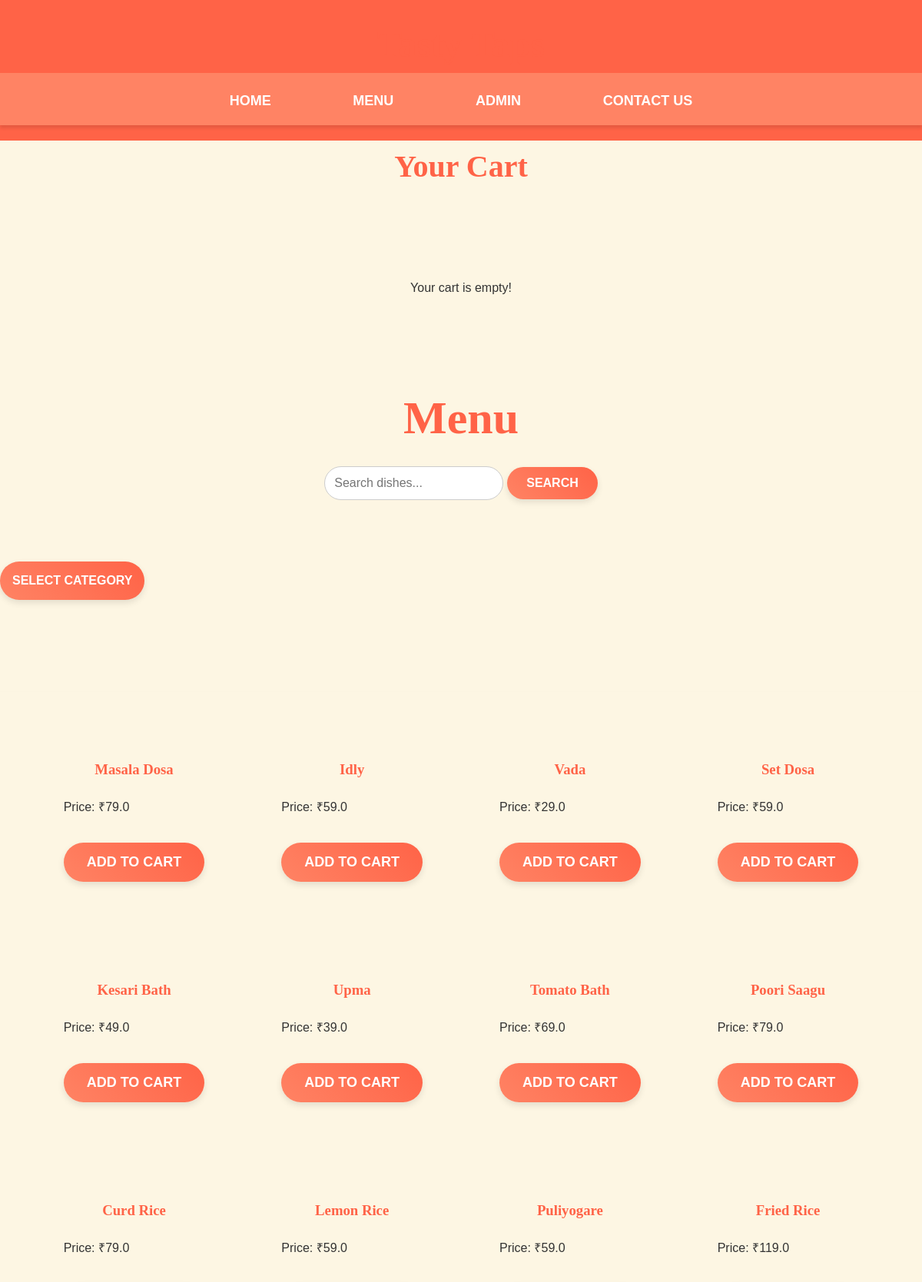
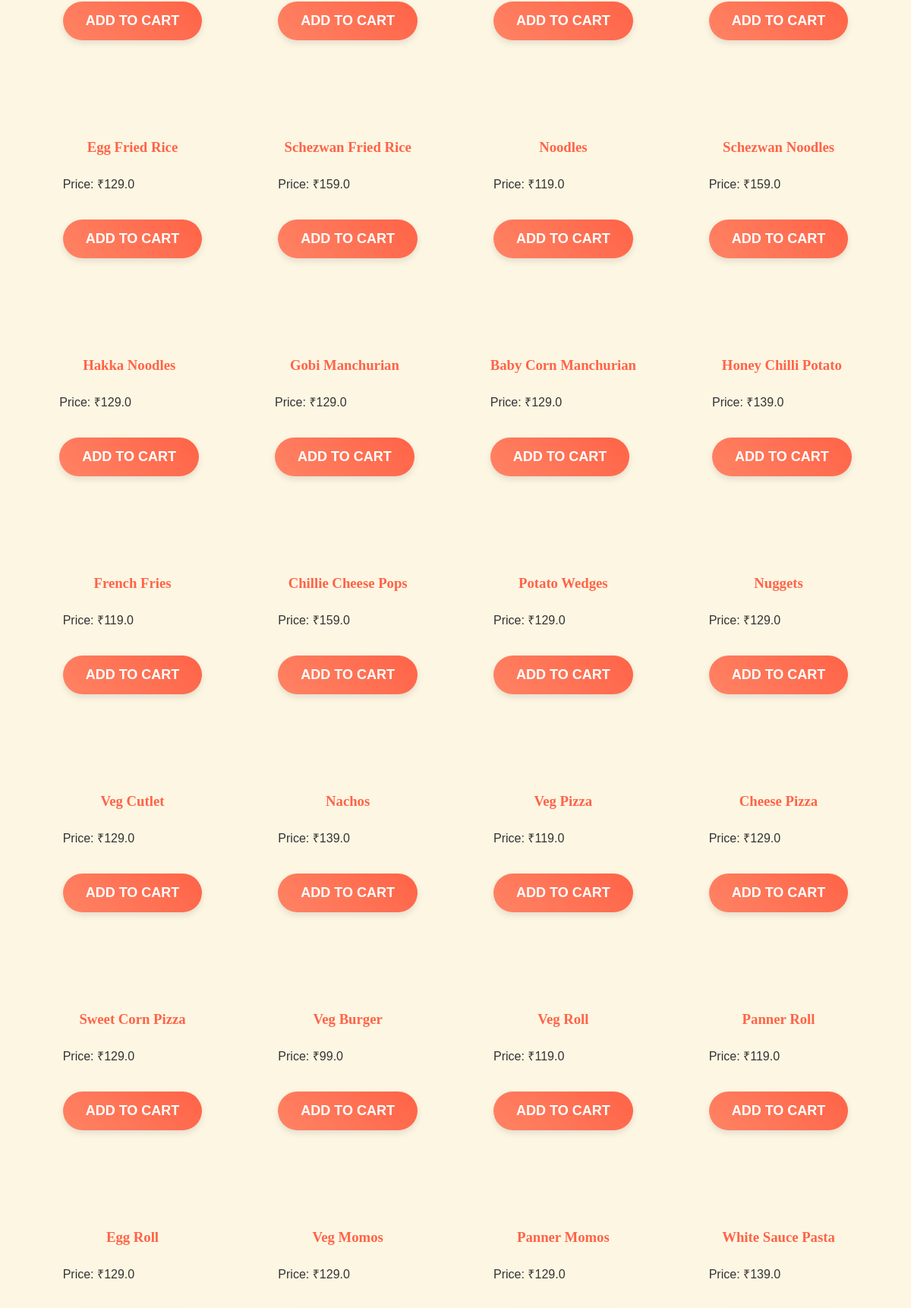
The page /menu (upper part) on the database its author committed (2 pictures, top to bottom).
### tables this page shows
CREATE TABLE dishes (
    id INTEGER PRIMARY KEY AUTOINCREMENT,
    name TEXT NOT NULL,
    price REAL NOT NULL
, image TEXT, categories TEXT);

### app.py (the view)
@app.route('/menu', methods=['GET', 'POST'])
def menu():
    search_query = request.args.get('search', '').strip()
    conn = connect_db()
    cursor = conn.cursor()
    if search_query:
        cursor.execute(
            "SELECT * FROM dishes WHERE name LIKE ? OR categories LIKE ?",
            (f"%{search_query}%", f"%{search_query}%")
        )
    else:
        cursor.execute("SELECT * FROM dishes")
    dishes = cursor.fetchall()
    conn.close()
    cart = session.get('cart', {})
    total_price = 0
    if isinstance(cart, dict):
        total_price = sum(item['price'] * item['quantity'] for item in cart.values())
    return render_template('menu.html', dishes=dishes, cart=cart, total_price=total_price)

### app.py (called while the page is built)
def connect_db():
    conn = sqlite3.connect(DATABASE)
    conn.row_factory = sqlite3.Row  # Optional: Access rows as dictionaries
    return conn

@app.before_request
def initialize_cart():
    if 'cart' not in session:
        session['cart'] = {}

### templates/menu.html (shortened to what this page needs)
{% extends 'base.html' %}
{% block content %}
<h2 style="font-size: 40px;">Your Cart</h2>
<div class="cart">
    {% if cart %}
    <section>
        {% for dish_name, item in cart.items() %}
        <p>
            {{ item['name'] }} - ₹{{ item['price'] }} x {{ item['quantity'] }}
            <a href="/remove_from_cart/{{ dish_name }}">Remove</a>
        </p>
        {% endfor %}
    </section>
    <p>Total: ₹{{ total_price }}</p>
    <form method="POST" action="/place_order">
        <button type="submit">Place Order</button>
    </form>
    {% else %}
    <p>Your cart is empty!</p>
    {% endif %}
</div>
<h2 style="font-size: 60px;">Menu</h2>
<form method="GET" action="/menu" class="search-form">
    <input type="text" name="search" placeholder="Search dishes..." value="{{ search_query }}" class="search-input">
    <button type="submit" class="search-button">Search</button>
</form>
<div class="dropdown">
    <button class="dropbtn">Select Category</button>
</div>
<div class="menu">
    {% for dish in dishes %}
    <div class="dish">
        <h3>{{ dish[1] }}</h3>
        <p>Price: ₹{{ dish[2] }}</p>
        <form method="POST" action="/add_to_cart/{{ dish[0] }}">
            <button type="submit">Add to Cart</button>
        </form>
    </div>
    {% endfor %}
</div>
{% endblock %}

### templates/base.html (shortened to what this page needs)
<!DOCTYPE html>
<html lang="en">
<head>
    <link rel="stylesheet" href="{{ url_for('static', filename='style.css') }}">
</head>
<body>
    <header>
        <h1>Tasty Taps</h1>
        <nav>
            <a href="/">Home</a>
            <a href="/menu">Menu</a>
            <a href="/admin">Admin</a>
            <a href="/contact">Contact Us</a>
        </nav>
    </header>
    <main>
        {% block content %}{% endblock %}
    </main>
</body>
</html>

### static/style.css (style rules this page uses)
body, html { margin: 0; padding: 0; box-sizing: border-box; font-family: 'Arial', sans-serif; color: #333; background-color: #fdf6e3; }
h1, h2, h3, h4, h5, h6 { margin: 0; padding: 10px 0; font-family: 'Georgia', serif; color: #ff6347; text-align: center; }
button, .explore-menu-button { padding: 15px 30px; border: none; border-radius: 50px; background: linear-gradient(45deg, #ff8364, #ff6347); color: #fff; font-size: 18px; font-weight: bold; text-transform: uppercase; cursor: pointer; transition: all 0.3s ease; box-shadow: 0 4px 8px rgba(0, 0, 0, 0.1); display: inline-flex; justify-content: center; align-items: center; text-align: center; margin: 20px auto; }
a { color: #ff6347; text-decoration: none; }
header { background-color: #ff6347; color: white; padding: 20px 0; text-align: center; font-size: 24px; font-weight: bold; }
header a { color: white; margin: 0 15px; text-transform: uppercase; font-size: 14px; font-weight: 600; }
nav { text-align: center; padding: 20px 0; background-color: #ff8364; box-shadow: 0 4px 4px rgba(0, 0, 0, 0.1); }
nav a { margin: 0 50px; font-size: 18px; text-transform: uppercase; font-weight: bold; color: white; transition: color 0.3s ease; }
.search-form { display: flex; justify-content: center; align-items: center; position: relative; top: 90%; left: 50%; margin-top:40px; margin-right: 100px; transform: translate(-50%, -50%); width: 20%; z-index: 20; }
.search-input { padding: 12px; justify-content: center; align-items: center; width: 350px; border: 1px solid #ccc; border-radius: 25px; margin-right: 5px; font-size: 16px; }
.search-button { padding: 12px 25px; background: linear-gradient(45deg, #ff8364, #ff6347); color: white; border: none; border-radius: 25px; font-size: 16px; cursor: pointer; transition: background-color 0.3s ease, transform 0.2s ease; }
.dropdown { position: relative; display: inline-block; margin-bottom: 100px; }
.dropbtn { background-color: #ff6347; color: white; padding: 16px; font-size: 16px; border: none; cursor: pointer; }
.menu { display: flex; flex-wrap: wrap; gap: 100px; justify-content: center; padding: 80px 0; box-shadow: 0 4px 6px rgba(0, 0, 0, 0.1); }
.cart { padding: 100px 0; text-align: center; }

### rows shown on the page
dishes: name "Masala Dosa", price "79.0"
dishes: name "Idly", price "59.0"
dishes: name "Vada", price "29.0"
dishes: name "Set Dosa", price "59.0"
dishes: name "Kesari Bath", price "49.0"
dishes: name "Upma", price "39.0"
dishes: name "Tomato Bath", price "69.0"
dishes: name "Poori Saagu", price "79.0"
dishes: name "Curd Rice", price "79.0"
dishes: name "Lemon Rice", price "59.0"
dishes: name "Puliyogare", price "59.0"
dishes: name "Fried Rice", price "119.0"
dishes: name "Egg Fried Rice", price "129.0"
dishes: name "Schezwan Fried Rice", price "159.0"
dishes: name "Noodles", price "119.0"
dishes: name "Schezwan Noodles", price "159.0"
dishes: name "Hakka Noodles", price "129.0"
dishes: name "Gobi Manchurian", price "129.0"
dishes: name "Baby Corn Manchurian", price "129.0"
dishes: name "Honey Chilli Potato", price "139.0"
dishes: name "French Fries", price "119.0"
dishes: name "Chillie Cheese Pops", price "159.0"
dishes: name "Potato Wedges", price "129.0"
dishes: name "Nuggets", price "129.0"
dishes: name "Veg Cutlet", price "129.0"
dishes: name "Nachos", price "139.0"
dishes: name "Veg Pizza", price "119.0"
dishes: name "Cheese Pizza", price "129.0"
dishes: name "Sweet Corn Pizza", price "129.0"
dishes: name "Veg Burger", price "99.0"
dishes: name "Veg Roll", price "119.0"
dishes: name "Panner Roll", price "119.0"
dishes: name "Egg Roll", price "129.0"
dishes: name "Veg Momos", price "129.0"
dishes: name "Panner Momos", price "129.0"
dishes: name "White Sauce Pasta", price "139.0"
